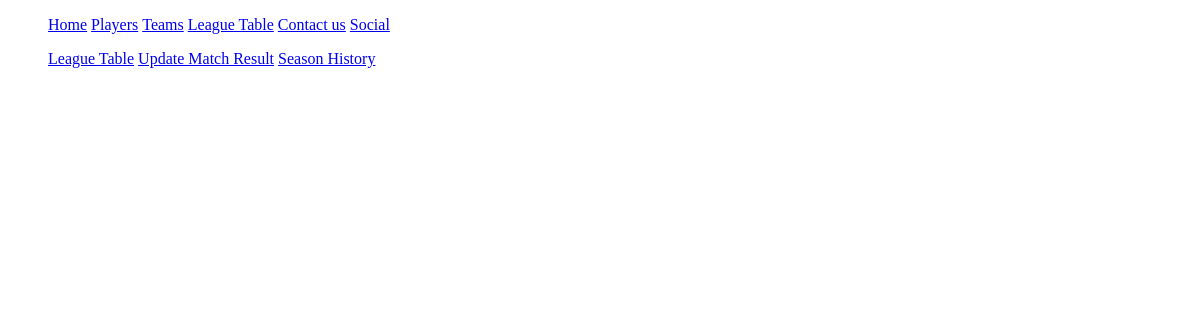
/league/seasonhistory, run on an earlier commit of the app's database.
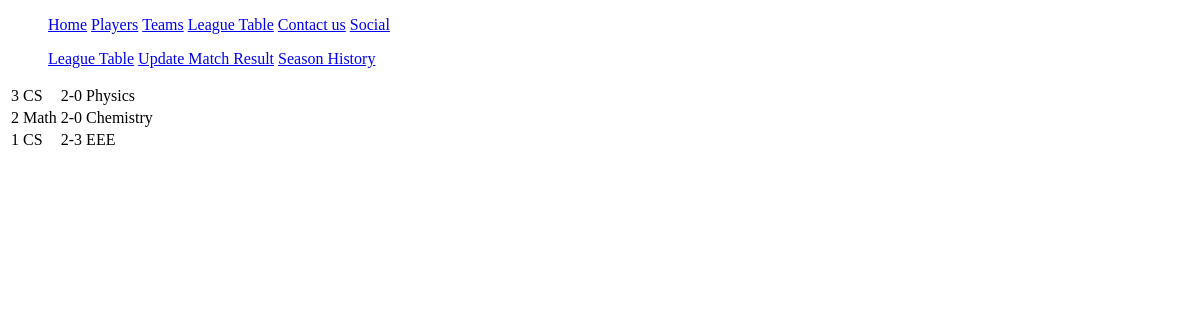
And on a later commit of the database.
### leaguestat/models.py (models this page shows)
class Fixtures(models.Model):
    matchID = models.PositiveIntegerField(unique=True)
    teamA = models.ForeignKey(Team, on_delete=models.CASCADE ,related_name = "A")
    teamB = models.ForeignKey(Team, on_delete=models.CASCADE,related_name = "B")
    goalA = models.PositiveIntegerField(default=0)
    goalB = models.PositiveIntegerField(default=0)

### team/models.py (models this page shows)
class Team(models.Model):
    teamID = models.PositiveIntegerField(unique=True)
    teamName = models.CharField(max_length=100,unique=True)
    managerName = models.CharField(max_length=100)
    teamSponsor = models.CharField(max_length=100)
    def __str__(self):
        return self.teamName

### leaguestat/views.py (the view)
# urls.py: path('seasonhistory', views.match_history, name="match_history"),
def match_history(request):
    context = {}
    context["season_history"] = Fixtures.objects.all().order_by('-matchID')
    return render(request, "leaguestat/season_history.html",context)

### leaguestat/templates/leaguestat/season_history.html
{% extends "base.html" %}
    {% block title}
        <title>Welcome</title>
    {% endblock title}
{% block content %}
    {% include 'leaguestat/leaguestat_navbar.html' %}
    <table class="table table-bordered table-dark">
        {% for mh in season_history %}
        <tr>
            <td>{{mh.matchID}}</td>
            <td>{{mh.teamA}}</td>
            <td>{{mh.goalA}}-{{mh.goalB}}</td>
            <td>{{mh.teamB}} </td>
        </tr>
        {% endfor %}
    </table>
{% endblock content %}

What changed in the data, as far as the page shows it:
added Fixtures: matchID "3", teamA "CS", goalA "2", goalB "0", teamB "Physics"
added Fixtures: matchID "2", teamA "Math", goalA "2", goalB "0", teamB "Chemistry"
added Fixtures: matchID "1", teamA "CS", goalA "2", goalB "3", teamB "EEE"
